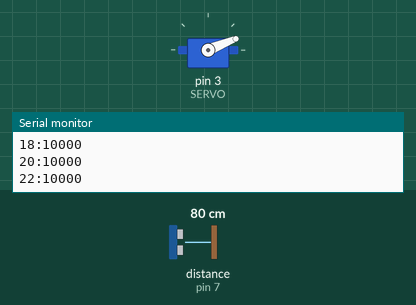
This sketch was run on a simulated Arduino Uno, built with avr-gcc and run on an emulated ATmega328P. Parts: servo, the last lines printed to the serial monitor. Wiring (inferred from the names in the program): ultrasonic range finder: trigger pin 8; echo pin 7. Inputs (shaded band) come from the test bench; at power-on: distance to the obstacle (sensor on pin 7) 80 cm. The echo pulse lasts 58.3 µs per cm.

Above: at 1.2 s.
1.3 s: distance to the obstacle (sensor on pin 7) set to 2 cm
At 2.12 s:
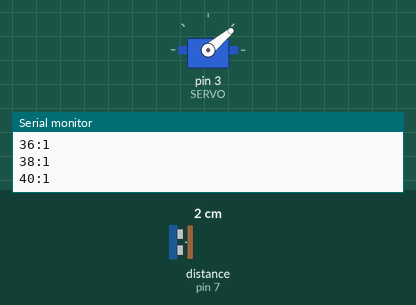
7.3 s: distance to the obstacle (sensor on pin 7) set to 35 cm
At 7.37 s:
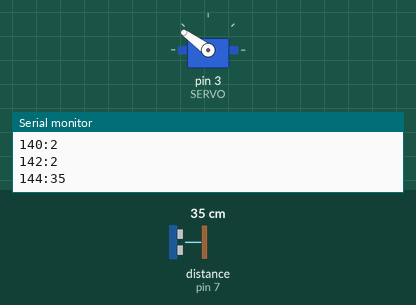
Timing chart, 0 to 16.3 s (numbered marks = the images above; inputs shaded):
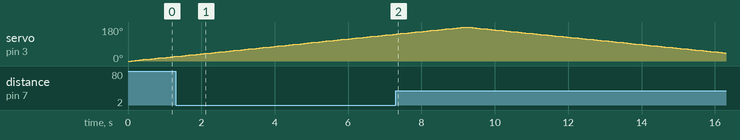

Measured:
- by itself, servo on pin 3 (SERVO): rises from 142° to 180° in 1.9 s, then falls to 42° in 7.1 s

The sketch:

get-data.ino
```cpp
#include <Servo.h>
#define MAX_DIS 100
#define INFINITY 10000
#define TRIG 8
#define ECHO 7
#define SERVO 3
#define TIME_DELAY 100
Servo servo;

void write_data_at(int angle)
{
    servo.write(angle);
    Serial.print(angle);
    Serial.print(":");
    int distance = get_distance();
    if((distance == 0) || (distance > MAX_DIS))
      distance = INFINITY;
    Serial.println(distance);

}

int get_distance()
{
  long duration;
  int distanceCm;

  digitalWrite(TRIG, LOW);
  delayMicroseconds(2);
  digitalWrite(TRIG, HIGH);
  delayMicroseconds(10);
  digitalWrite(TRIG, LOW);

  duration = pulseIn(ECHO, HIGH, 5000);

  // convert to distance
  distanceCm = duration / 29.1 / 2;

  return distanceCm;
}


void setup() {
  // put your setup code here, to run once:
  Serial.begin(9600);
  pinMode(TRIG, OUTPUT);
  pinMode(ECHO, INPUT);

  servo.attach(SERVO);
  servo.write(0);
}

void loop() {
  // put your main code here, to run repeatedly:

    for(int i = 0; i <= 180; i += 2)
  {
    write_data_at(i);
    delay(TIME_DELAY);
  }

  for(int i = 178; i >= 2; i -= 2)
  {
    write_data_at(i);
    delay(TIME_DELAY);
  }

}
```
